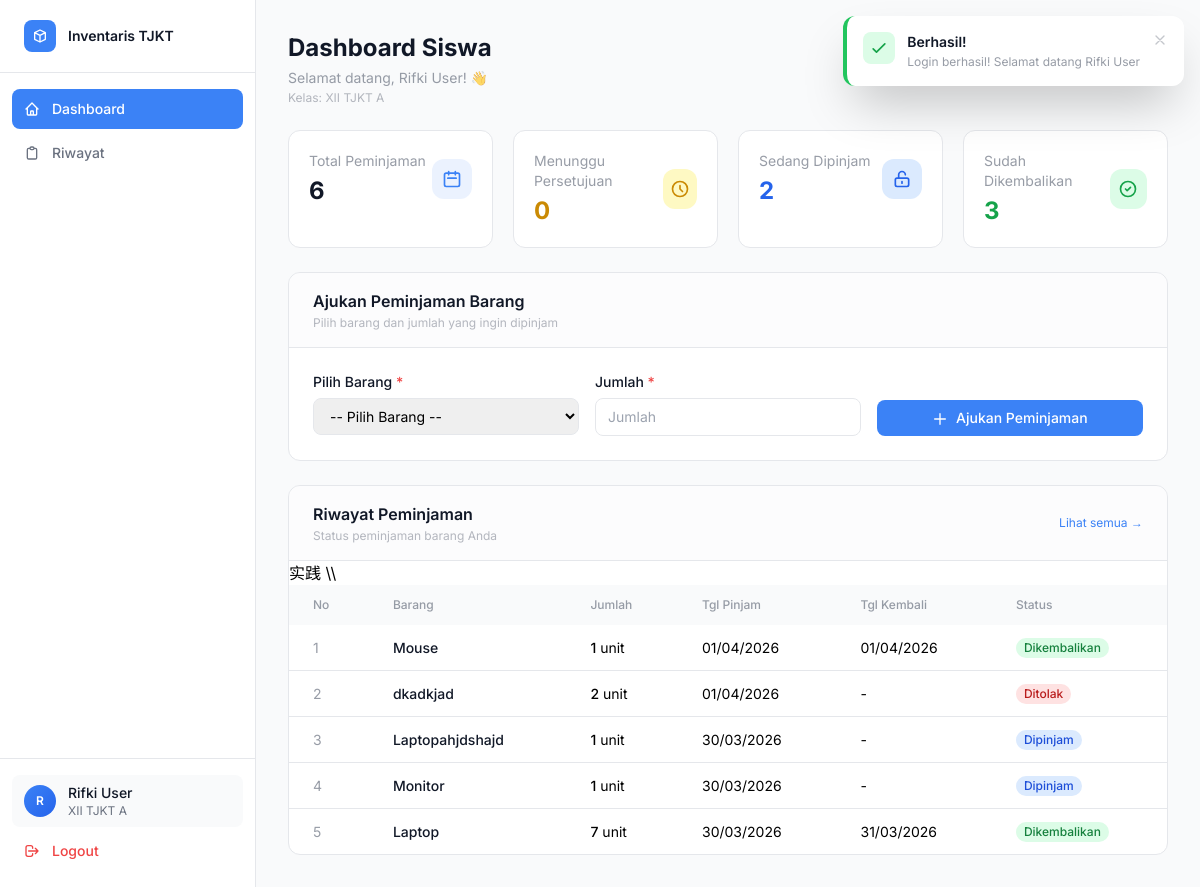
Screenshot of /user/dashboard.php (signed in) with the database file from the repository.
### tables this page shows
CREATE TABLE `peminjaman` (
  `id` int NOT NULL AUTO_INCREMENT,
  `id_user` int DEFAULT NULL,
  `id_barang` int DEFAULT NULL,
  `jumlah` int DEFAULT NULL,
  `tanggal_pinjam` date DEFAULT NULL,
  `tanggal_kembali` date DEFAULT NULL,
  `status` varchar(20) DEFAULT NULL,
  PRIMARY KEY (`id`),
  KEY `id_user` (`id_user`),
  KEY `id_barang` (`id_barang`),
  CONSTRAINT `peminjaman_ibfk_1` FOREIGN KEY (`id_user`) REFERENCES `users` (`id`),
  CONSTRAINT `peminjaman_ibfk_2` FOREIGN KEY (`id_barang`) REFERENCES `barang` (`id`)
);

CREATE TABLE `barang` (
  `id` int NOT NULL AUTO_INCREMENT,
  `nama_barang` varchar(100) DEFAULT NULL,
  `status` varchar(20) DEFAULT NULL,
  `stok` int DEFAULT NULL,
  PRIMARY KEY (`id`)
);

### public/user/dashboard.php (called while the page is built, shortened)
<?php
require_once __DIR__.'/../../src/actions.php';
$pdo = get_db();
$userId = $_SESSION['user']['id'];
$riwayat = get_peminjaman_by_user($pdo, $userId);
$totalPeminjaman = count($riwayat);
$totalPending = count(array_filter($riwayat, fn ($item) => $item['status_pinjam'] === 'pending'));
$totalDipinjam = count(array_filter($riwayat, fn ($item) => $item['status_pinjam'] === 'dipinjam'));
$totalDikembalikan = count(array_filter($riwayat, fn ($item) => $item['status_pinjam'] === 'dikembalikan'));
require __DIR__.'/../../views/layouts/user_layout.php';

### src/actions.php (called while the page is built, shortened)
<?php
function get_peminjaman_by_user(PDO $pdo, $id_user): array
{
    try {
        $stmt = $pdo->prepare('
            SELECT
                p.id as id_peminjaman,
                b.nama_barang,
                p.jumlah,
                p.tanggal_pinjam,
                p.tanggal_kembali,
                p.status as status_pinjam
            FROM peminjaman p
            JOIN barang b ON p.id_barang = b.id
            WHERE p.id_user = :id_user
            ORDER BY p.tanggal_pinjam DESC
        ');
        $stmt->execute([':id_user' => $id_user]);
        return $stmt->fetchAll(PDO::FETCH_ASSOC);
    } catch (PDOException $e) {
        error_log('Error get_peminjaman_by_user: '.$e->getMessage());
        return [];
    }
}

### views/user/dashboard.php (the view, shortened to what this page needs)
<div class="space-y-6">
    <div>
        <h1 class="text-2xl font-bold text-heading">Dashboard Siswa</h1>
        <p class="text-sm text-body/70 mt-1">Selamat datang, <?= htmlspecialchars($_SESSION['user']['nama']) ?>! 👋</p>
        <p class="text-xs text-body/50 mt-0.5">Kelas: <?= htmlspecialchars($_SESSION['user']['kelas']) ?></p>
    </div>
    <div class="grid grid-cols-1 sm:grid-cols-2 lg:grid-cols-4 gap-5">
        <div class="bg-white rounded-xl border border-default p-5">
            <div class="flex items-center justify-between">
                <div>
                    <p class="text-sm text-body/70">Total Peminjaman</p>
                    <p class="text-2xl font-bold text-heading mt-1"><?= $totalPeminjaman ?></p>
                </div>
                <div class="w-10 h-10 bg-brand/10 rounded-xl flex items-center justify-center">
                    <svg class="w-5 h-5 text-brand" fill="none" stroke="currentColor" viewBox="0 0 24 24">
                        <path stroke-linecap="round" stroke-linejoin="round" stroke-width="2" d="M8 7V3m8 4V3m-9 8h10M5 21h14a2 2 0 002-2V7a2 2 0 00-2-2H5a2 2 0 00-2 2v12a2 2 0 002 2z"/>
                    </svg>
                </div>
            </div>
        </div>
        <div class="bg-white rounded-xl border border-default p-5">
            <div class="flex items-center justify-between">
                <div>
                    <p class="text-sm text-body/70">Menunggu Persetujuan</p>
                    <p class="text-2xl font-bold text-yellow-600 mt-1"><?= $totalPending ?></p>
                </div>
                <div class="w-10 h-10 bg-yellow-100 rounded-xl flex items-center justify-center">
                    <svg class="w-5 h-5 text-yellow-600" fill="none" stroke="currentColor" viewBox="0 0 24 24">
                        <path stroke-linecap="round" stroke-linejoin="round" stroke-width="2" d="M12 8v4l3 3m6-3a9 9 0 11-18 0 9 9 0 0118 0z"/>
                    </svg>
                </div>
            </div>
        </div>
        <div class="bg-white rounded-xl border border-default p-5">
            <div class="flex items-center justify-between">
                <div>
                    <p class="text-sm text-body/70">Sedang Dipinjam</p>
                    <p class="text-2xl font-bold text-blue-600 mt-1"><?= $totalDipinjam ?></p>
                </div>
                <div class="w-10 h-10 bg-blue-100 rounded-xl flex items-center justify-center">
                    <svg class="w-5 h-5 text-blue-600" fill="none" stroke="currentColor" viewBox="0 0 24 24">
                        <path stroke-linecap="round" stroke-linejoin="round" stroke-width="2" d="M8 11V7a4 4 0 118 0m-4 8v2m-6 4h12a2 2 0 002-2v-6a2 2 0 00-2-2H6a2 2 0 00-2 2v6a2 2 0 002 2z"/>
                    </svg>
                </div>
            </div>
        </div>
        <div class="bg-white rounded-xl border border-default p-5">
            <div class="flex items-center justify-between">
                <div>
                    <p class="text-sm text-body/70">Sudah Dikembalikan</p>
                    <p class="text-2xl font-bold text-green-600 mt-1"><?= $totalDikembalikan ?></p>
                </div>
                <div class="w-10 h-10 bg-green-100 rounded-xl flex items-center justify-center">
                    <svg class="w-5 h-5 text-green-600" fill="none" stroke="currentColor" viewBox="0 0 24 24">
                        <path stroke-linecap="round" stroke-linejoin="round" stroke-width="2" d="M9 12l2 2 4-4m6 2a9 9 0 11-18 0 9 9 0 0118 0z"/>
                    </svg>
                </div>
            </div>
        </div>
    </div>
    <div class="bg-white rounded-xl border border-default overflow-hidden">
        <div class="px-6 py-4 border-b border-default bg-neutral-secondary-soft/50">
            <h3 class="text-base font-semibold text-heading">Ajukan Peminjaman Barang</h3>
            <p class="text-xs text-body/50 mt-0.5">Pilih barang dan jumlah yang ingin dipinjam</p>
        </div>
        <div class="p-6">
            <form id="formPinjam" action="/user/pinjam.php" method="POST" class="grid grid-cols-1 md:grid-cols-3 gap-4">
                <div>
                    <label class="block text-sm font-medium text-heading mb-1.5">Pilih Barang <span class="text-red-500">*</span></label>
                    <select name="id_barang" id="selectBarang" required class="w-full border border-default rounded-lg px-3 py-2 text-sm focus:ring-2 focus:ring-brand/20 focus:border-brand">
                        <option value="">-- Pilih Barang --</option>
                    </select>
                </div>
                <div>
                    <label class="block text-sm font-medium text-heading mb-1.5">Jumlah <span class="text-red-500">*</span></label>
                    <input type="number" name="jumlah" id="inputJumlah" min="1" required
                        class="w-full border border-default rounded-lg px-3 py-2 text-sm focus:ring-2 focus:ring-brand/20 focus:border-brand"
                        placeholder="Jumlah">
                </div>
                <div class="flex items-end">
                    <button type="submit" id="btnPinjam"
                        class="w-full px-4 py-2 text-sm font-medium text-white bg-brand hover:bg-brand-strong rounded-lg transition">
                        <svg class="w-4 h-4 inline mr-1" fill="none" stroke="currentColor" viewBox="0 0 24 24">
                            <path stroke-linecap="round" stroke-linejoin="round" stroke-width="2" d="M12 4v16m8-8H4"/>
                        </svg>
                        Ajukan Peminjaman
                    </button>
                </div>
            </form>
        </div>
    </div>
    <div class="bg-white rounded-xl border border-default overflow-hidden">
        <div class="px-6 py-4 border-b border-default bg-neutral-secondary-soft/50 flex items-center justify-between">
            <div>
                <h3 class="text-base font-semibold text-heading">Riwayat Peminjaman</h3>
                <p class="text-xs text-body/50 mt-0.5">Status peminjaman barang Anda</p>
            </div>
            <a href="/user/riwayat.php" class="text-xs text-brand hover:text-brand-strong">Lihat semua →</a>
        </div>
        <div class="overflow-x-auto">
            <table class="w-full text-sm text-left">
                <thead class="bg-neutral-secondary-soft">
                        <th class="px-6 py-3 text-xs font-medium text-body/70">No</th>
                        <th class="px-6 py-3 text-xs font-medium text-body/70">Barang</th>
                        <th class="px-6 py-3 text-xs font-medium text-body/70">Jumlah</th>
                        <th class="px-6 py-3 text-xs font-medium text-body/70">Tgl Pinjam</th>
                        <th class="px-6 py-3 text-xs font-medium text-body/70">Tgl Kembali</th>
                        <th class="px-6 py-3 text-xs font-medium text-body/70">Status</th>
                </thead>
                <tbody class="divide-y divide-default">
                    <?php if (empty($riwayat)) { ?>
                    <tr>
                        <td colspan="6" class="px-6 py-8 text-center text-body/50">
                            <div class="flex flex-col items-center">
                                <svg class="w-10 h-10 text-body/30 mb-2" fill="none" stroke="currentColor" viewBox="0 0 24 24">
                                    <path stroke-linecap="round" stroke-linejoin="round" stroke-width="1.5" d="M9 17v-2m3 2v-4m3 4v-6m2 10H7a2 2 0 01-2-2V5a2 2 0 012-2h5.586a1 1 0 01.707.293l5.414 5.414a1 1 0 01.293.707V19a2 2 0 01-2 2z"/>
                                </svg>
                                <p>Belum ada riwayat peminjaman</p>
                            </div>
                        </td>
                    </tr>
                    <?php } else { ?>
                    <?php foreach (array_slice($riwayat, 0, 5) as $i => $item) { ?>
                    <tr class="hover:bg-neutral-secondary-soft/50">
                        <td class="px-6 py-3 text-body/70"><?= $i + 1 ?></td>
                        <td class="px-6 py-3">
                            <p class="font-medium text-heading"><?= htmlspecialchars($item['nama_barang']) ?></p>
                        </td>
                        <td class="px-6 py-3">
                            <span class="font-medium"><?= $item['jumlah'] ?></span> unit
                        </td>
                        <td class="px-6 py-3"><?= date('d/m/Y', strtotime($item['tanggal_pinjam'])) ?></td>
                        <td class="px-6 py-3">
                            <?= $item['tanggal_kembali'] ? date('d/m/Y', strtotime($item['tanggal_kembali'])) : '-' ?>
                        </td>
                        <td class="px-6 py-3">
                            <?php
                            $statusClass = match ($item['status_pinjam']) {
                                'pending' => 'bg-yellow-100 text-yellow-700',
                                'dipinjam' => 'bg-blue-100 text-blue-700',
                                'dikembalikan' => 'bg-green-100 text-green-700',
                                'ditolak' => 'bg-red-100 text-red-700',
                                default => 'bg-gray-100 text-gray-700'
                            };
                        ?>
                            <span class="inline-flex items-center px-2 py-0.5 rounded-full text-xs font-medium <?= $statusClass ?>">
                                <?= ucfirst($item['status_pinjam']) ?>
                            </span>
                        </td>
                    </tr>
                    <?php } ?>
                    <?php } ?>
                </tbody>
            </table>
        </div>
    </div>
</div>

### rows the page displays
peminjaman: id_barang.nama_barang "Mouse", jumlah "1", tanggal_pinjam "01/04/2026", tanggal_kembali "01/04/2026", status "Dikembalikan"
peminjaman: id_barang.nama_barang "dkadkjad", jumlah "2", tanggal_pinjam "01/04/2026", status "Ditolak"
peminjaman: id_barang.nama_barang "Laptopahjdshajd", jumlah "1", tanggal_pinjam "30/03/2026", status "Dipinjam"
peminjaman: id_barang.nama_barang "Monitor", jumlah "1", tanggal_pinjam "30/03/2026", status "Dipinjam"
peminjaman: id_barang.nama_barang "Laptop", jumlah "7", tanggal_pinjam "30/03/2026", tanggal_kembali "31/03/2026", status "Dikembalikan"

### other values shown
substr($_SESSION['user']['nama'] ?? 'U', 0, 1) "R"
$_SESSION['user']['nama'] "Rifki User"
$_SESSION['user']['kelas'] "XII TJKT A"
$totalPeminjaman "6"
$totalPending "0"
$totalDipinjam "2"
$totalDikembalikan "3"
$_SESSION['notification']['message'] "Login berhasil! Selamat datang Rifki User"
